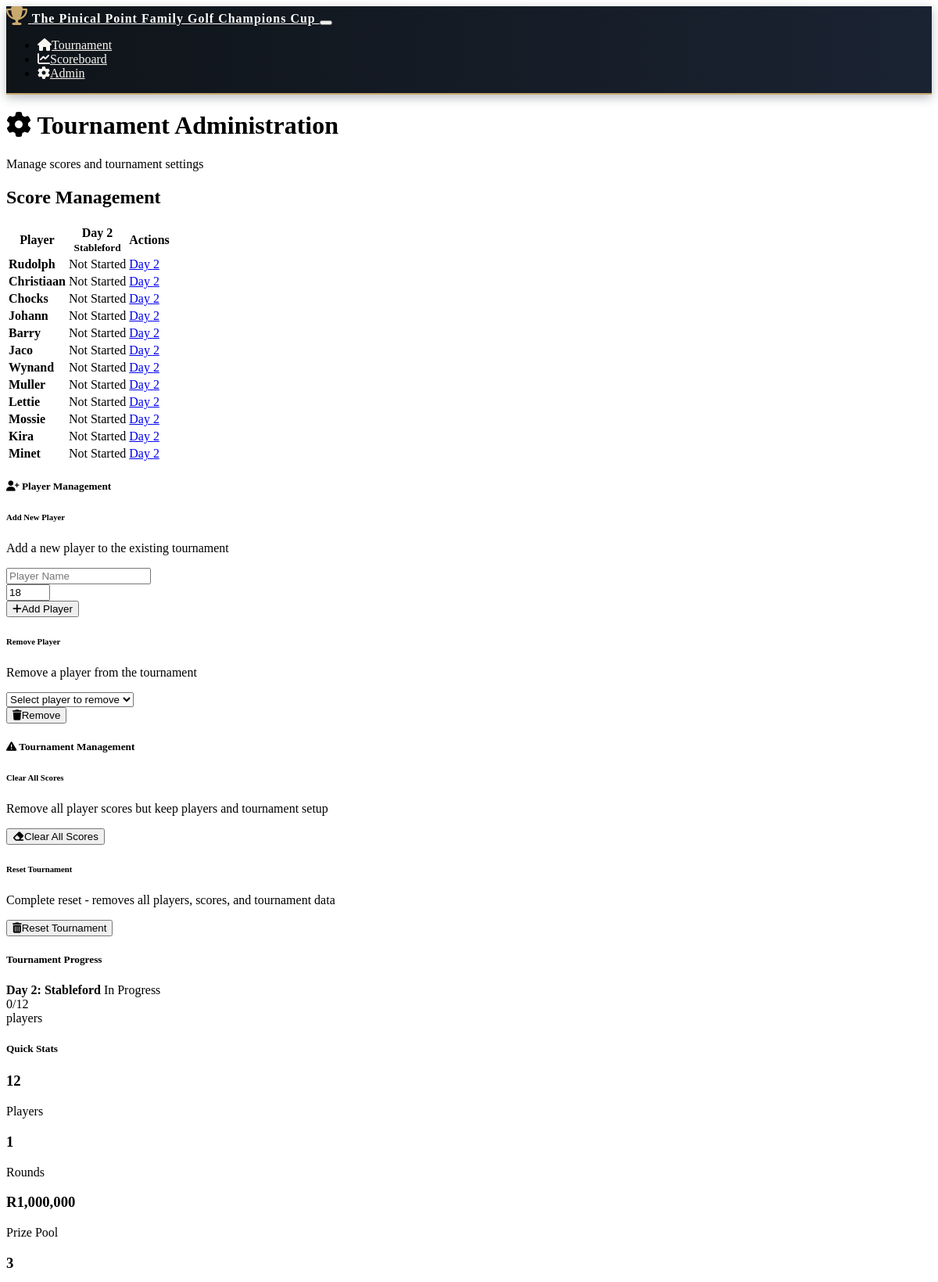
The page /day/2 (upper part) on the database as committed earlier.
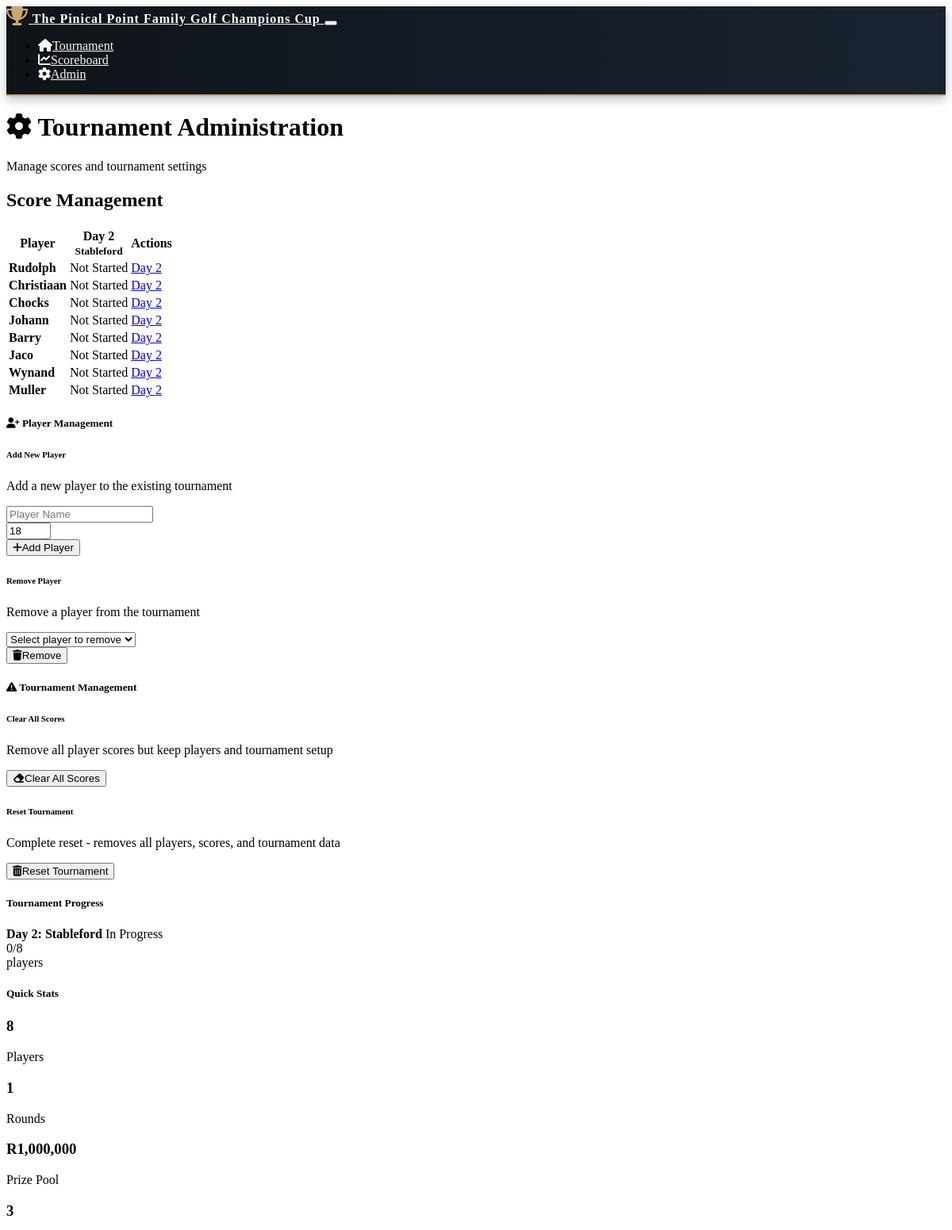
The same page on the database as committed later.
### models.py (models this page shows)
class Round(db.Model):
    id = db.Column(db.Integer, primary_key=True)
    tournament_id = db.Column(db.Integer, db.ForeignKey('tournament.id'), nullable=False)
    day = db.Column(db.Integer, nullable=False)  # 1, 2, or 3
    format = db.Column(db.String(50), nullable=False)  # 'stroke_play', 'stableford', 'scramble'
    date = db.Column(db.Date, nullable=False)
    completed = db.Column(db.Boolean, default=False)
    scores = db.relationship('Score', backref='round', lazy=True)

class Player(db.Model):
    id = db.Column(db.Integer, primary_key=True)
    name = db.Column(db.String(100), nullable=False)
    tournament_id = db.Column(db.Integer, db.ForeignKey('tournament.id'), nullable=False)
    handicap = db.Column(db.Integer, default=0)
    created_at = db.Column(db.DateTime, default=datetime.utcnow)
    scores = db.relationship('Score', backref='player', lazy=True)

class Tournament(db.Model):
    id = db.Column(db.Integer, primary_key=True)
    name = db.Column(db.String(100), nullable=False, default="The Pinical Point Family Golf Champions Cup")
    start_date = db.Column(db.Date, nullable=False)
    total_prize_pool = db.Column(db.Integer, default=1000000)
    created_at = db.Column(db.DateTime, default=datetime.utcnow)
    players = db.relationship('Player', backref='tournament', lazy=True)
    rounds = db.relationship('Round', backref='tournament', lazy=True)

### routes.py (the view)
@app.route('/day/<int:day>')
def day_scorecard(day):
    tournament = Tournament.query.first()
    if not tournament:
        return redirect(url_for('player_setup'))
    round_obj = Round.query.filter_by(tournament_id=tournament.id, day=day).first()
    if not round_obj:
        flash(f'Day {day} round not found. Please setup the tournament first.', 'error')
        return redirect(url_for('admin'))
    players = Player.query.filter_by(tournament_id=tournament.id).all()
    return render_template('admin.html',
                         tournament=tournament,
                         players=players,
                         rounds=[round_obj],
                         tournament_formats=TOURNAMENT_FORMATS,
                         selected_day=day)

### templates/admin.html (shortened to what this page needs)
{% extends "base.html" %}
{% block content %}
<div class="container">
    <div class="row mb-4">
        <div class="col-12">
            <div class="card bg-primary">
                <div class="card-body">
                    <h1 class="card-title text-white mb-0">
                        <i class="fas fa-cog me-2"></i>
                        Tournament Administration
                    </h1>
                    <p class="card-text text-white-50 mb-0">Manage scores and tournament settings</p>
                </div>
            </div>
        </div>
    </div>
    <div class="row mb-4">
        <div class="col-12">
            <h2 class="mb-3">Score Management</h2>
            <div class="card">
                <div class="card-body">
                    <div class="table-responsive">
                        <table class="table table-hover">
                            <thead class="table-dark">
                                <tr>
                                    <th>Player</th>
                                    {% for round in rounds %}
                                    <th class="text-center">
                                        Day {{ round.day }}<br>
                                        <small>{{ tournament_formats[round.day].name }}</small>
                                    </th>
                                    {% endfor %}
                                    <th>Actions</th>
                                </tr>
                            </thead>
                            <tbody>
                                {% for player in players %}
                                <tr>
                                    <td><strong>{{ player.name }}</strong></td>
                                    {% for round in rounds %}
                                    <td class="text-center">
                                        {% set score = player.scores|selectattr('round_id', 'equalto', round.id)|first %}
                                        {% if score and score.total_strokes %}
                                            {% if round.format == 'stableford' %}
                                                <span class="badge bg-success">{{ score.stableford_points }} pts</span>
                                            {% else %}
                                                <span class="badge bg-info">{{ score.total_strokes }}</span>
                                            {% endif %}
                                        {% else %}
                                            <span class="text-muted">Not Started</span>
                                        {% endif %}
                                    </td>
                                    {% endfor %}
                                    <td>
                                        <div class="btn-group" role="group">
                                            {% for round in rounds %}
                                            <a href="{{ url_for('scorecard', player_id=player.id, round_id=round.id) }}"
                                               class="btn btn-sm btn-outline-primary">
                                                Day {{ round.day }}
                                            </a>
                                            {% endfor %}
                                        </div>
                                    </td>
                                </tr>
                                {% endfor %}
                            </tbody>
                        </table>
                    </div>
                </div>
            </div>
        </div>
    </div>
    <div class="row mb-4">
        <div class="col-12">
            <div class="card border-success">
                <div class="card-header bg-success text-white">
                    <h5 class="mb-0">
                        <i class="fas fa-user-plus me-2"></i>
                        Player Management
                    </h5>
                </div>
                <div class="card-body">
                    <div class="row">
                        <div class="col-md-8">
                            <h6>Add New Player</h6>
                            <p class="text-muted small">Add a new player to the existing tournament</p>
                            <form method="POST" action="{{ url_for('add_player') }}" class="row g-3">
                                <div class="col-md-6">
                                    <input type="text" class="form-control" name="player_name" placeholder="Player Name" required>
                                </div>
                                <div class="col-md-3">
                                    <input type="number" class="form-control" name="handicap" placeholder="Handicap" min="0" max="36" value="18" required>
                                </div>
                                <div class="col-md-3">
                                    <button type="submit" class="btn btn-success">
                                        <i class="fas fa-plus me-2"></i>Add Player
                                    </button>
                                </div>
                            </form>
                        </div>
                        <div class="col-md-4">
                            <h6>Remove Player</h6>
                            <p class="text-muted small">Remove a player from the tournament</p>
                            <form method="POST" action="{{ url_for('remove_player') }}" class="row g-3">
                                <div class="col-md-8">
                                    <select class="form-select" name="player_id" required>
                                        <option value="">Select player to remove</option>
                                    </select>
                                </div>
                                <div class="col-md-4">
                                    <button type="submit" class="btn btn-danger btn-sm"
                                            onclick="return confirm('Are you sure you want to remove this player? This will also delete all their scores!')">
                                        <i class="fas fa-trash me-1"></i>Remove
                                    </button>
                                </div>
                            </form>
                        </div>
                    </div>
                </div>
            </div>
        </div>
    </div>
    <div class="row mb-4">
        <div class="col-12">
            <div class="card border-warning">
                <div class="card-header bg-warning text-dark">
                    <h5 class="mb-0">
                        <i class="fas fa-exclamation-triangle me-2"></i>
                        Tournament Management
                    </h5>
                </div></div>
                <div class="card-body">
                    <div class="row">
                        <div class="col-md-6 mb-3">
                            <h6>Clear All Scores</h6>
                            <p class="text-muted small">Remove all player scores but keep players and tournament setup</p>
                            <form method="POST" action="{{ url_for('clear_scores') }}" style="display: inline;"
                                  onsubmit="return confirm('Are you sure you want to clear all scores? This cannot be undone!')">
                                <button type="submit" class="btn btn-warning">
                                    <i class="fas fa-eraser me-2"></i>Clear All Scores
                                </button>
                            </form>
                        </div>
                        <div class="col-md-6 mb-3">
                            <h6>Reset Tournament</h6>
                            <p class="text-muted small">Complete reset - removes all players, scores, and tournament data</p>
                            <form method="POST" action="{{ url_for('reset_tournament') }}" style="display: inline;"
                                  onsubmit="return confirm('Are you sure you want to completely reset the tournament? This will delete ALL data and cannot be undone!')">
                                <button type="submit" class="btn btn-danger">
                                    <i class="fas fa-trash-alt me-2"></i>Reset Tournament
                                </button>
                            </form>
                        </div>
                    </div>
                </div>
            </div>
        </div>
    </div>
    <div class="row mb-4">
        <div class="col-md-6">
            <div class="card">
                <div class="card-header">
                    <h5 class="mb-0">Tournament Progress</h5>
                </div>
                <div class="card-body">
                    {% for round in rounds %}
                    <div class="mb-3">
                        <div class="d-flex justify-content-between align-items-center mb-1">
                            <span><strong>Day {{ round.day }}: {{ tournament_formats[round.day].name }}</strong></span>
                            {% if round.completed %}
                                <span class="badge bg-success">Completed</span>
                            {% else %}
                                <span class="badge bg-warning">In Progress</span>
                            {% endif %}
                        </div>
                        <div class="progress">
                            {% set completed_scores = round.scores|selectattr('total_strokes')|list|length %}
                            {% set progress = (completed_scores / players|length * 100) if players else 0 %}
                            <div class="progress-bar" style="width: {{ progress }}%">
                                {{ completed_scores }}/{{ players|length }} players
                            </div>
                        </div>
                    </div>
                    {% endfor %}
                </div>
            </div>
        </div>
        <div class="col-md-6">
            <div class="card">
                <div class="card-header">
                    <h5 class="mb-0">Quick Stats</h5>
                </div>
                <div class="card-body">
                    <div class="row text-center">
                        <div class="col-6 mb-3">
                            <h3 class="text-primary">{{ players|length }}</h3>
                            <p class="mb-0">Players</p>
                        </div>
                        <div class="col-6 mb-3">
                            <h3 class="text-success">{{ rounds|length }}</h3>
                            <p class="mb-0">Rounds</p>
                        </div>
                        <div class="col-6">
                            <h3 class="text-info">R{{ "{:,}".format(tournament.total_prize_pool) }}</h3>
                            <p class="mb-0">Prize Pool</p>
                        </div>
                        <div class="col-6">
                            <h3 class="text-warning">3</h3>
                        </div>
                    </div>
                </div>
            </div>
        </div>
    </div>
{% endblock %}

### templates/base.html (shortened to what this page needs)
<!DOCTYPE html>
<html lang="en" data-bs-theme="dark">
<head>
    <link href="https://cdn.replit.com/agent/bootstrap-agent-dark-theme.min.css" rel="stylesheet">
    <link rel="stylesheet" href="https://cdnjs.cloudflare.com/ajax/libs/font-awesome/6.4.0/css/all.min.css">
    <link rel="stylesheet" href="{{ url_for('static', filename='css/custom.css') }}">
</head>
<body>
    <nav class="navbar navbar-expand-lg navbar-dark navbar-tournament mb-4">
        <div class="container">
            <a class="navbar-brand tournament-logo" href="{{ url_for('index') }}">
                <i class="fas fa-trophy me-2 trophy-icon"></i>
                The Pinical Point Family Golf Champions Cup
            </a>
            <button class="navbar-toggler" type="button" data-bs-toggle="collapse" data-bs-target="#navbarNav">
            </button>
            <div class="collapse navbar-collapse" id="navbarNav">
                <ul class="navbar-nav ms-auto">
                    <li class="nav-item">
                        <a class="nav-link" href="{{ url_for('index') }}">
                            <i class="fas fa-home me-1"></i>Tournament
                        </a>
                    </li>
                    <li class="nav-item">
                        <a class="nav-link" href="{{ url_for('scoreboard') }}">
                            <i class="fas fa-chart-line me-1"></i>Scoreboard
                        </a>
                    </li>
                    <li class="nav-item">
                        <a class="nav-link" href="{{ url_for('admin') }}">
                            <i class="fas fa-cog me-1"></i>Admin
                        </a>
                    </li>
                </ul>
            </div>
        </div>
    </nav>
    <main>
        {% block content %}{% endblock %}
    </main>
</body>
</html>

### static/css/custom.css (style rules this page uses)
:root { --tournament-navy: #1a2332; --tournament-gold: #c9a96e; --tournament-white: #FFFFFF; --tournament-dark-navy: #0f1419; --tournament-accent-blue: #4a90e2; --tournament-cream: #f8f6f0; --tournament-silver: #8a9ba8; --tournament-shadow: rgba(26, 35, 50, 0.3); --tournament-green: #2d5a27; --tournament-light-green: #4a7c59; }
.tournament-logo { font-family: 'Georgia', serif; font-weight: bold; text-shadow: 2px 2px 4px rgba(0,0,0,0.3); letter-spacing: 1px; }
.navbar-tournament { background: linear-gradient(90deg, var(--tournament-dark-navy) 0%, var(--tournament-navy) 100%) !important; border-bottom: 2px solid var(--tournament-gold); box-shadow: 0 4px 12px var(--tournament-shadow); }
.navbar-brand { font-family: 'Georgia', serif; font-weight: bold; color: var(--tournament-white) !important; text-shadow: 1px 1px 2px rgba(0,0,0,0.3); }
.nav-link { color: var(--tournament-cream) !important; font-weight: 500; transition: all 0.3s ease; }
.trophy-icon { color: var(--tournament-gold); text-shadow: 1px 1px 2px rgba(0,0,0,0.3); font-size: 1.5em; }

Rows that differ between the two databases and show on the page:
removed Player: name "Lettie", Round (day "2")
removed Player: name "Mossie", Round (day "2")
removed Player: name "Kira", Round (day "2")
removed Player: name "Minet", Round (day "2")
computed for Round "Stableford": players "12" → "8"
Other text that changed with them:
{{ players|length }}: "12" → "8"
